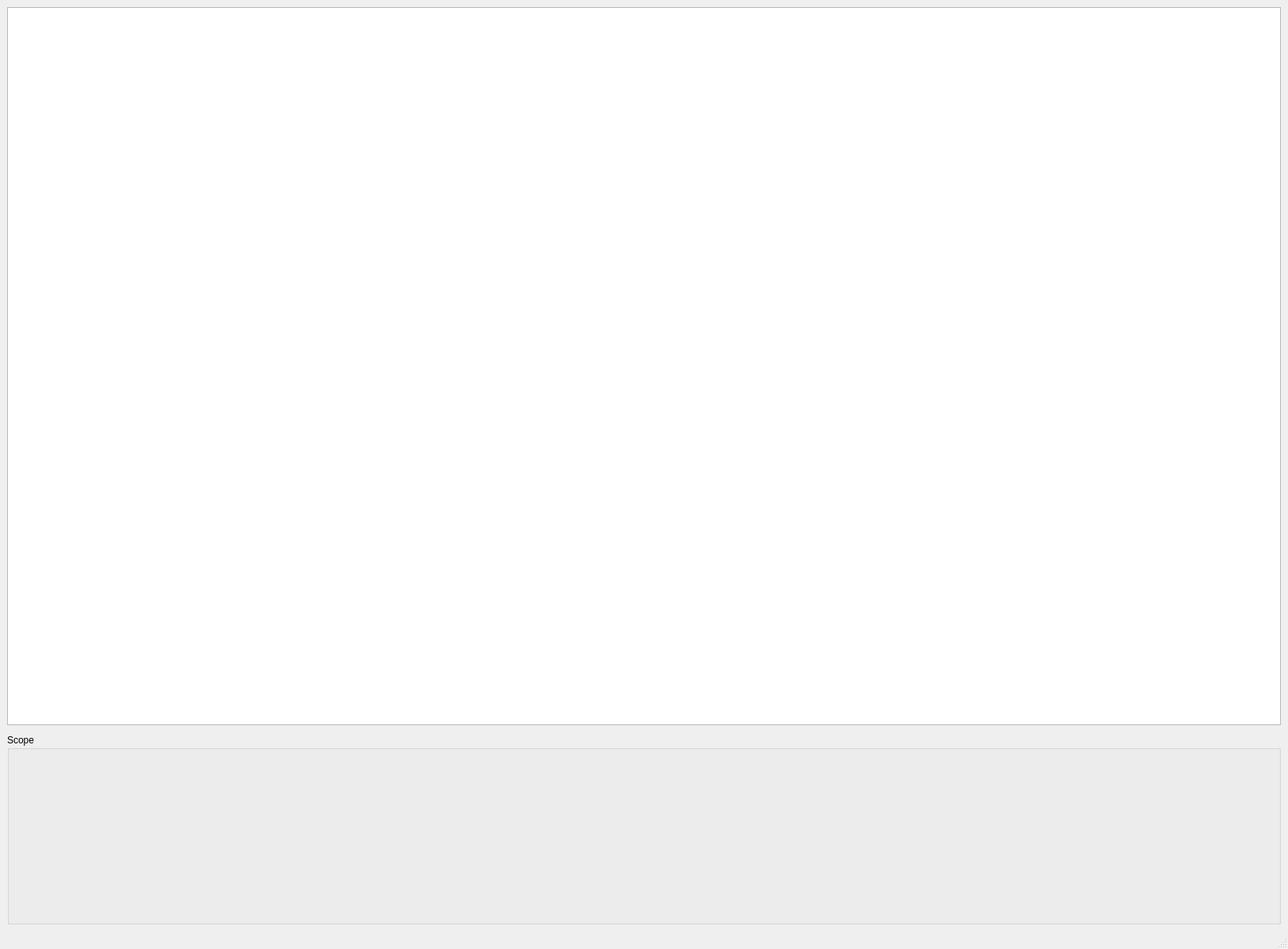
<?xml version="1.0" encoding="UTF-8"?>
<ui version="4.0">
 <class>MainWindow</class>
 <widget class="QMainWindow" name="MainWindow">
  <property name="geometry">
   <rect>
    <x>0</x>
    <y>0</y>
    <width>1628</width>
    <height>1200</height>
   </rect>
  </property>
  <property name="windowTitle">
   <string>MainWindow</string>
  </property>
  <widget class="QWidget" name="centralwidget">
   <layout class="QVBoxLayout" name="verticalLayout">
    <item>
     <layout class="QGridLayout" name="gridLayout">
      <property name="sizeConstraint">
       <enum>QLayout::SetNoConstraint</enum>
      </property>
      <item row="1" column="0">
       <spacer name="verticalSpacer">
        <property name="orientation">
         <enum>Qt::Vertical</enum>
        </property>
        <property name="sizeType">
         <enum>QSizePolicy::Fixed</enum>
        </property>
        <property name="sizeHint" stdset="0">
         <size>
          <width>20</width>
          <height>5</height>
         </size>
        </property>
       </spacer>
      </item>
      <item row="0" column="0">
       <widget class="QGraphicsView" name="graphicsView"/>
      </item>
      <item row="2" column="0">
       <widget class="QGroupBox" name="groupBox">
        <property name="minimumSize">
         <size>
          <width>0</width>
          <height>150</height>
         </size>
        </property>
        <property name="title">
         <string>Scope</string>
        </property>
        <layout class="QVBoxLayout" name="verticalLayout_3">
         <item>
          <layout class="QGridLayout" name="gridLayout_2">
           <property name="sizeConstraint">
            <enum>QLayout::SetNoConstraint</enum>
           </property>
           <item row="0" column="0">
            <widget class="QCustomPlot" name="Plotter" native="true">
             <property name="minimumSize">
              <size>
               <width>0</width>
               <height>200</height>
              </size>
             </property>
            </widget>
           </item>
          </layout>
         </item>
        </layout>
       </widget>
      </item>
     </layout>
    </item>
   </layout>
  </widget>
  <widget class="QStatusBar" name="statusbar"/>
  <widget class="QMenuBar" name="menuBar">
   <property name="geometry">
    <rect>
     <x>0</x>
     <y>0</y>
     <width>1628</width>
     <height>38</height>
    </rect>
   </property>
  </widget>
 </widget>
 <customwidgets>
  <customwidget>
   <class>QCustomPlot</class>
   <extends>QWidget</extends>
   <header>qcustomplot.h</header>
   <container>1</container>
  </customwidget>
 </customwidgets>
 <resources/>
 <connections/>
</ui>
